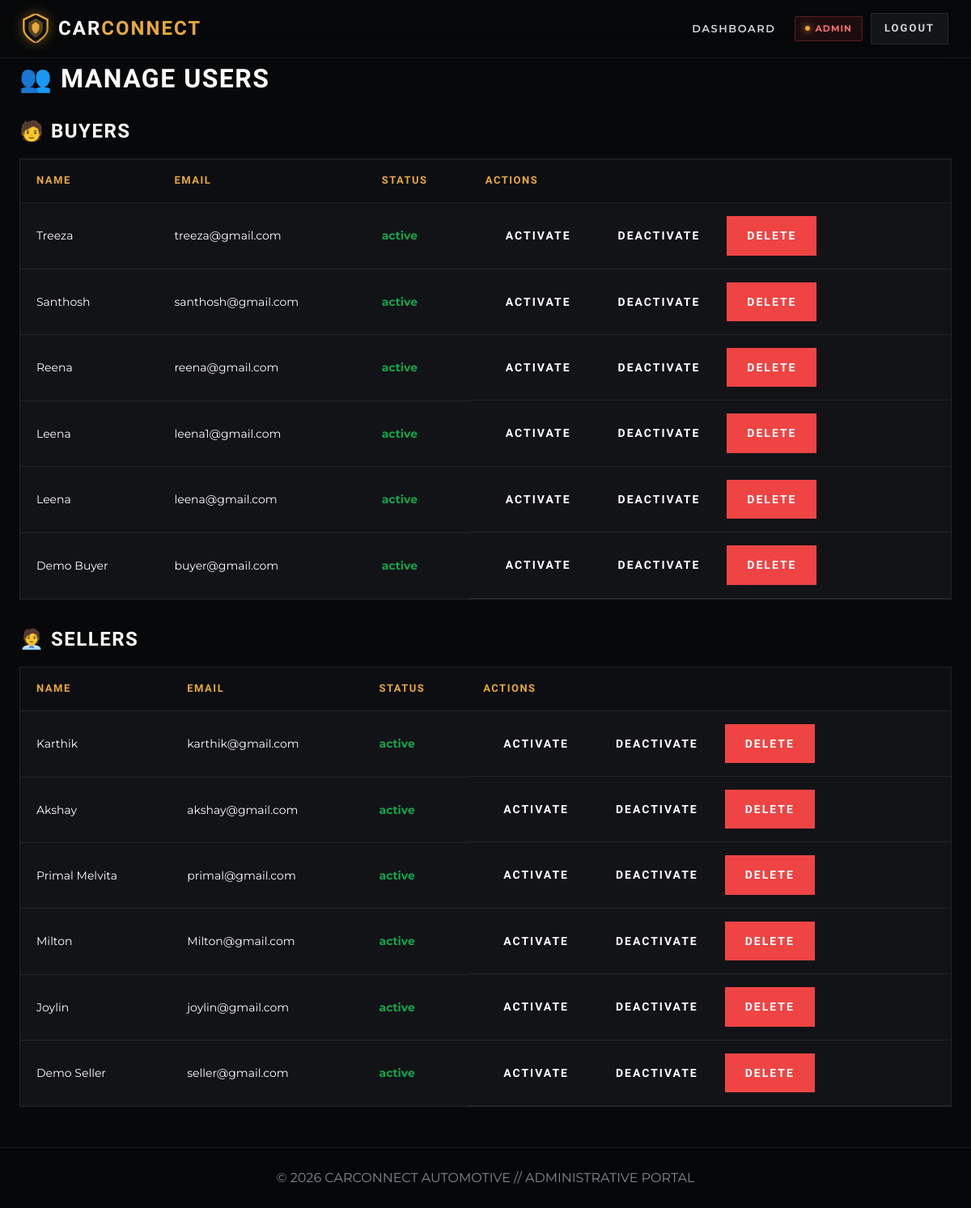
The app's page /admin/manage_users.php (signed in), older data.
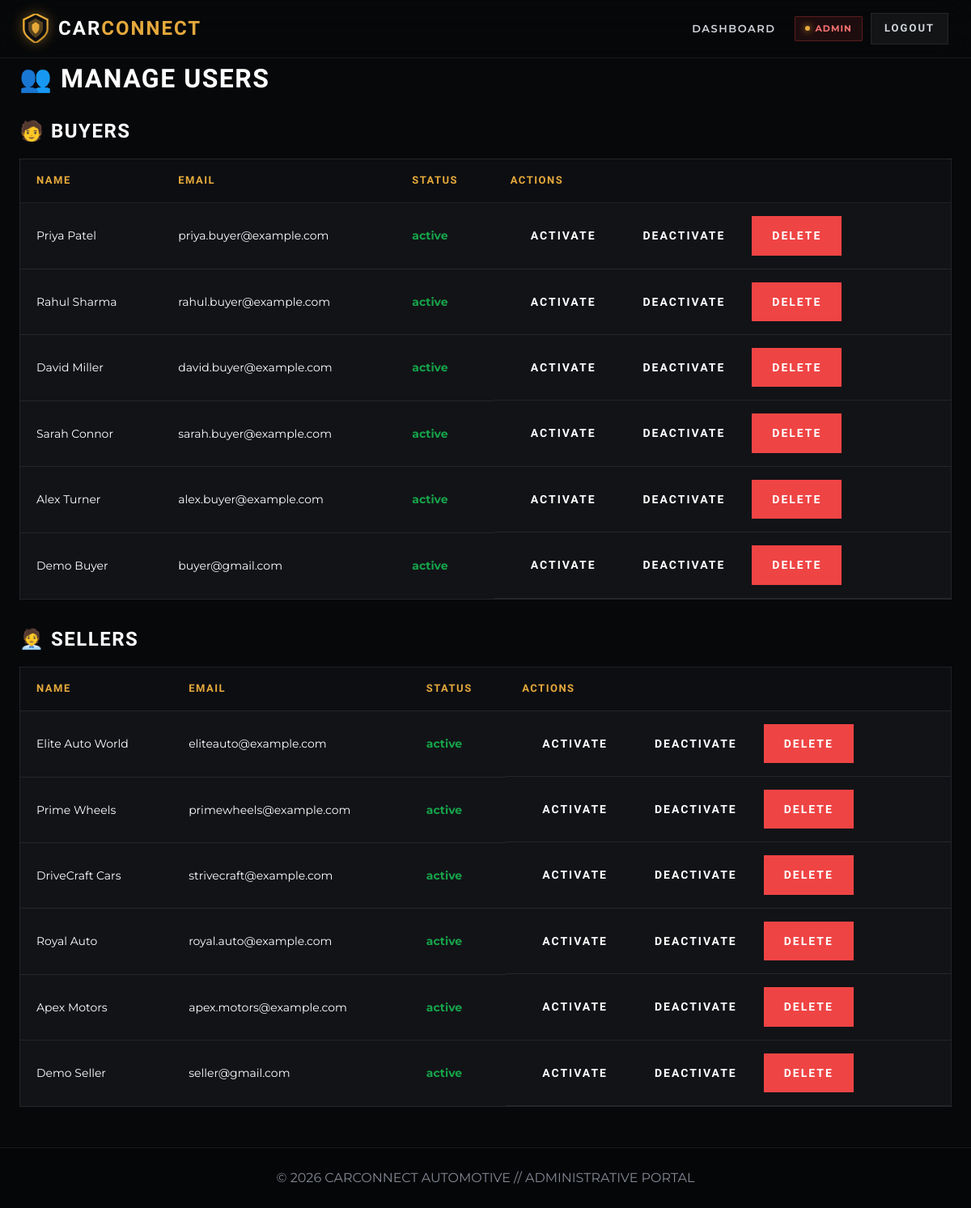
The same page, newer data.
### tables this page shows
CREATE TABLE `buyers` (
  `id` int(11) NOT NULL,
  `name` varchar(100) NOT NULL,
  `email` varchar(150) NOT NULL,
  `password` varchar(255) NOT NULL,
  `phone` varchar(20) DEFAULT NULL,
  `address` text DEFAULT NULL,
  `status` enum('active','inactive') DEFAULT 'active',
  `created_at` timestamp NOT NULL DEFAULT current_timestamp()
);

CREATE TABLE `sellers` (
  `id` int(11) NOT NULL,
  `name` varchar(100) NOT NULL,
  `email` varchar(150) NOT NULL,
  `password` varchar(255) NOT NULL,
  `phone` varchar(20) DEFAULT NULL,
  `address` text DEFAULT NULL,
  `status` enum('active','inactive') DEFAULT 'active',
  `created_at` timestamp NOT NULL DEFAULT current_timestamp()
);

### includes/functions.php (called while the page is built, shortened)
<?php
function e($str){
    return htmlspecialchars((string)$str, ENT_QUOTES, 'UTF-8');
}
?>

### admin/manage_users.php (the view, shortened to what this page needs)
<?php
require_once __DIR__ . "/../includes/db_connect.php";
require_once __DIR__ . "/../includes/functions.php";
require_once __DIR__ . "/../includes/header.php";
?>
<h1>👥 Manage Users</h1>
<h2 style="margin-top:20px">🧑 Buyers</h2>
<table class="table">
<tr>
<th>Name</th>
<th>Email</th>
<th>Status</th>
<th>Actions</th>
</tr>
<?php
$buyers = mysqli_query($conn,"
SELECT id,name,email,status
FROM buyers
ORDER BY created_at DESC
");
if(mysqli_num_rows($buyers)>0){
while($u = mysqli_fetch_assoc($buyers)){
$status = e($u['status']);
$color = ($status === "active") ? "#16a34a" : "#ef4444";
echo "<tr>
<td>".e($u['name'])."</td>
<td>".e($u['email'])."</td>
<td>
<span style='color:$color;font-weight:700'>
$status
</span>
</td>
<td style='display:flex;gap:8px'>
<a class='btn'
href='?action=activate&id=".$u['id']."&type=buyer'>
Activate
</a>
<a class='btn'
href='?action=deactivate&id=".$u['id']."&type=buyer'>
Deactivate
</a>
<a class='btn'
style='background:#ef4444;color:#fff'
onclick=\"return confirm('Delete this user?')\"
href='?action=delete&id=".$u['id']."&type=buyer'>
Delete
</a>
</td>
</tr>";
}
}else{
echo "<tr><td colspan='4'>No buyers found</td></tr>";
}
?>
</table>
<h2 style="margin-top:30px">🧑‍💼 Sellers</h2>
<table class="table">
<tr>
<th>Name</th>
<th>Email</th>
<th>Status</th>
<th>Actions</th>
</tr>
<?php
$sellers = mysqli_query($conn,"
SELECT id,name,email,status
FROM sellers
ORDER BY created_at DESC
");
if(mysqli_num_rows($sellers)>0){
while($u = mysqli_fetch_assoc($sellers)){
$status = e($u['status']);
$color = ($status === "active") ? "#16a34a" : "#ef4444";
echo "<tr>
<td>".e($u['name'])."</td>
<td>".e($u['email'])."</td>
<td>
<span style='color:$color;font-weight:700'>
$status
</span>
</td>
<td style='display:flex;gap:8px'>
<a class='btn'
href='?action=activate&id=".$u['id']."&type=seller'>
Activate
</a>
<a class='btn'
href='?action=deactivate&id=".$u['id']."&type=seller'>
Deactivate
</a>
<a class='btn'
style='background:#ef4444;color:#fff'
onclick=\"return confirm('Delete this seller?')\"
href='?action=delete&id=".$u['id']."&type=seller'>
Delete
</a>
</td>
</tr>";
}
}else{
echo "<tr><td colspan='4'>No sellers found</td></tr>";
}
?>
</table>
<?php require_once __DIR__ . "/../includes/footer.php"; ?>

### includes/header.php (shortened to what this page needs)
<?php
$current = basename($_SERVER['PHP_SELF']);
?>
<!doctype html>
<html lang="en">
<head>
  <link rel="stylesheet" href="/carconnect/assets/css/style.css">
  <link rel="stylesheet" href="/carconnect/assets/css/responsive.css">
</head>
<body class="<?php echo ($current === 'index.php') ? 'page-home' : 'page-inner'; ?>">
<header class="nav" id="mainHeader">
  <div class="nav__inner">
    <a class="brand" href="/carconnect/index.php">
      <span class="brand-emblem">
      </span>
      <span class="brand-text">
        CAR<span class="brand-highlight">CONNECT</span>
      </span>
    </a>
    <nav class="nav__links" id="navLinks">
      <?php if (!empty($_SESSION['role']) && $_SESSION['role'] === 'admin'): ?>
        <a class="nav-link" href="/carconnect/admin/admin_dashboard.php">Dashboard</a>
        <span class="user-badge badge-admin">
          <span class="badge-dot"></span> Admin
        </span>
        <a class="btn btn-logout" href="/carconnect/auth/logout.php">Logout</a>
      <?php endif; ?>
    </nav>
  </div>
</header>
<main class="<?php echo ($current === 'index.php') ? 'main-home' : 'container'; ?>">

### includes/footer.php (shortened to what this page needs)
</main>
<?php
$role = $_SESSION['role'] ?? '';
?>
<?php if($role === 'admin'): ?>
<footer class="footer-admin">
  <div class="container text-center">
    <p class="muted">© <?php echo date("Y"); ?> CARCONNECT AUTOMOTIVE // ADMINISTRATIVE PORTAL</p>
  </div>
</footer>
<?php endif; ?>
</body>
</html>

Row changes from the older to the newer data that the page shows:
changed buyers: name "Treeza" → "Priya Patel"; email "treeza@gmail.com" → "priya.buyer@example.com"
changed buyers: name "Santhosh" → "Rahul Sharma"; email "santhosh@gmail.com" → "rahul.buyer@example.com"
changed buyers: name "Reena" → "David Miller"; email "reena@gmail.com" → "david.buyer@example.com"
changed buyers: name "Leena" → "Sarah Connor"; email "leena1@gmail.com" → "sarah.buyer@example.com"
changed buyers: name "Leena" → "Alex Turner"; email "leena@gmail.com" → "alex.buyer@example.com"
changed sellers: name "Karthik" → "Elite Auto World"; email "karthik@gmail.com" → "eliteauto@example.com"
changed sellers: name "Akshay" → "Prime Wheels"; email "akshay@gmail.com" → "primewheels@example.com"
changed sellers: name "Primal Melvita" → "DriveCraft Cars"; email "primal@gmail.com" → "strivecraft@example.com"
changed sellers: name "Milton" → "Royal Auto"; email "Milton@gmail.com" → "royal.auto@example.com"
changed sellers: name "Joylin" → "Apex Motors"; email "joylin@gmail.com" → "apex.motors@example.com"
